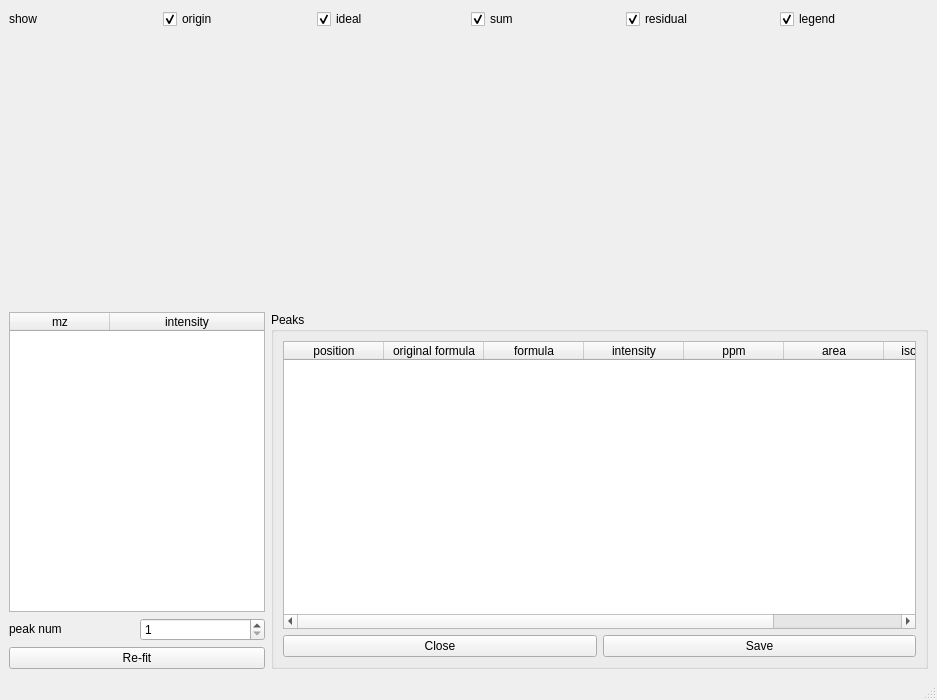
<?xml version="1.0" encoding="UTF-8"?>
<ui version="4.0">
 <class>MainWindow</class>
 <widget class="QMainWindow" name="MainWindow">
  <property name="geometry">
   <rect>
    <x>0</x>
    <y>0</y>
    <width>937</width>
    <height>700</height>
   </rect>
  </property>
  <property name="minimumSize">
   <size>
    <width>400</width>
    <height>500</height>
   </size>
  </property>
  <property name="windowTitle">
   <string>Peak Fit</string>
  </property>
  <widget class="QWidget" name="centralwidget">
   <layout class="QVBoxLayout" name="verticalLayout">
    <item>
     <layout class="QHBoxLayout" name="horizontalLayout_10">
      <property name="sizeConstraint">
       <enum>QLayout::SetDefaultConstraint</enum>
      </property>
      <item>
       <widget class="QLabel" name="label_18">
        <property name="text">
         <string>show</string>
        </property>
       </widget>
      </item>
      <item>
       <widget class="QCheckBox" name="originCheckBox">
        <property name="text">
         <string>origin</string>
        </property>
        <property name="checked">
         <bool>true</bool>
        </property>
       </widget>
      </item>
      <item>
       <widget class="QCheckBox" name="idealCheckBox">
        <property name="text">
         <string>ideal</string>
        </property>
        <property name="checked">
         <bool>true</bool>
        </property>
       </widget>
      </item>
      <item>
       <widget class="QCheckBox" name="sumCheckBox">
        <property name="text">
         <string>sum</string>
        </property>
        <property name="checked">
         <bool>true</bool>
        </property>
       </widget>
      </item>
      <item>
       <widget class="QCheckBox" name="residualCheckBox">
        <property name="text">
         <string>residual</string>
        </property>
        <property name="checked">
         <bool>true</bool>
        </property>
       </widget>
      </item>
      <item>
       <widget class="QCheckBox" name="legendCheckBox">
        <property name="text">
         <string>legend</string>
        </property>
        <property name="checked">
         <bool>true</bool>
        </property>
       </widget>
      </item>
     </layout>
    </item>
    <item>
     <widget class="QWidget" name="widget" native="true">
      <property name="sizePolicy">
       <sizepolicy hsizetype="Expanding" vsizetype="Expanding">
        <horstretch>0</horstretch>
        <verstretch>0</verstretch>
       </sizepolicy>
      </property>
      <property name="minimumSize">
       <size>
        <width>0</width>
        <height>0</height>
       </size>
      </property>
     </widget>
    </item>
    <item>
     <layout class="QHBoxLayout" name="horizontalLayout_12">
      <item>
       <layout class="QVBoxLayout" name="verticalLayout_4">
        <item>
         <widget class="QTableWidget" name="intensityTableWidget">
          <property name="sizePolicy">
           <sizepolicy hsizetype="Preferred" vsizetype="Preferred">
            <horstretch>0</horstretch>
            <verstretch>0</verstretch>
           </sizepolicy>
          </property>
          <property name="minimumSize">
           <size>
            <width>200</width>
            <height>300</height>
           </size>
          </property>
          <property name="editTriggers">
           <set>QAbstractItemView::NoEditTriggers</set>
          </property>
          <property name="verticalScrollMode">
           <enum>QAbstractItemView::ScrollPerPixel</enum>
          </property>
          <property name="horizontalScrollMode">
           <enum>QAbstractItemView::ScrollPerPixel</enum>
          </property>
          <attribute name="horizontalHeaderStretchLastSection">
           <bool>true</bool>
          </attribute>
          <column>
           <property name="text">
            <string>mz</string>
           </property>
          </column>
          <column>
           <property name="text">
            <string>intensity</string>
           </property>
          </column>
         </widget>
        </item>
        <item>
         <layout class="QHBoxLayout" name="horizontalLayout_15">
          <item>
           <widget class="QLabel" name="label_13">
            <property name="sizePolicy">
             <sizepolicy hsizetype="Preferred" vsizetype="Maximum">
              <horstretch>0</horstretch>
              <verstretch>0</verstretch>
             </sizepolicy>
            </property>
            <property name="text">
             <string>peak num</string>
            </property>
           </widget>
          </item>
          <item>
           <widget class="QSpinBox" name="spinBox">
            <property name="sizePolicy">
             <sizepolicy hsizetype="Preferred" vsizetype="Fixed">
              <horstretch>0</horstretch>
              <verstretch>0</verstretch>
             </sizepolicy>
            </property>
            <property name="minimum">
             <number>1</number>
            </property>
            <property name="maximum">
             <number>20</number>
            </property>
           </widget>
          </item>
         </layout>
        </item>
        <item>
         <widget class="QPushButton" name="refitPushButton">
          <property name="sizePolicy">
           <sizepolicy hsizetype="Preferred" vsizetype="Fixed">
            <horstretch>0</horstretch>
            <verstretch>0</verstretch>
           </sizepolicy>
          </property>
          <property name="text">
           <string>Re-fit</string>
          </property>
         </widget>
        </item>
       </layout>
      </item>
      <item>
       <widget class="QGroupBox" name="groupBox_2">
        <property name="title">
         <string>Peaks</string>
        </property>
        <layout class="QVBoxLayout" name="verticalLayout_5">
         <item>
          <widget class="QTableWidget" name="peaksTableWidget">
           <property name="sizePolicy">
            <sizepolicy hsizetype="Expanding" vsizetype="Preferred">
             <horstretch>0</horstretch>
             <verstretch>0</verstretch>
            </sizepolicy>
           </property>
           <property name="minimumSize">
            <size>
             <width>0</width>
             <height>280</height>
            </size>
           </property>
           <property name="editTriggers">
            <set>QAbstractItemView::NoEditTriggers</set>
           </property>
           <property name="verticalScrollMode">
            <enum>QAbstractItemView::ScrollPerPixel</enum>
           </property>
           <property name="horizontalScrollMode">
            <enum>QAbstractItemView::ScrollPerPixel</enum>
           </property>
           <attribute name="horizontalHeaderDefaultSectionSize">
            <number>100</number>
           </attribute>
           <attribute name="horizontalHeaderMinimumSectionSize">
            <number>70</number>
           </attribute>
           <attribute name="horizontalHeaderStretchLastSection">
            <bool>true</bool>
           </attribute>
           <column>
            <property name="text">
             <string>position</string>
            </property>
           </column>
           <column>
            <property name="text">
             <string>original formula</string>
            </property>
           </column>
           <column>
            <property name="text">
             <string>formula</string>
            </property>
           </column>
           <column>
            <property name="text">
             <string>intensity</string>
            </property>
           </column>
           <column>
            <property name="text">
             <string>ppm</string>
            </property>
           </column>
           <column>
            <property name="text">
             <string>area</string>
            </property>
           </column>
           <column>
            <property name="text">
             <string>isotope ratio</string>
            </property>
           </column>
           <column>
            <property name="text">
             <string>ref ratio</string>
            </property>
           </column>
          </widget>
         </item>
         <item>
          <layout class="QHBoxLayout" name="horizontalLayout">
           <item>
            <widget class="QPushButton" name="closePushButton">
             <property name="sizePolicy">
              <sizepolicy hsizetype="Preferred" vsizetype="Fixed">
               <horstretch>0</horstretch>
               <verstretch>0</verstretch>
              </sizepolicy>
             </property>
             <property name="text">
              <string>Close</string>
             </property>
            </widget>
           </item>
           <item>
            <widget class="QPushButton" name="savePushButton">
             <property name="sizePolicy">
              <sizepolicy hsizetype="Preferred" vsizetype="Fixed">
               <horstretch>0</horstretch>
               <verstretch>0</verstretch>
              </sizepolicy>
             </property>
             <property name="text">
              <string>Save</string>
             </property>
            </widget>
           </item>
          </layout>
         </item>
        </layout>
       </widget>
      </item>
     </layout>
    </item>
   </layout>
  </widget>
  <widget class="QMenuBar" name="menubar">
   <property name="geometry">
    <rect>
     <x>0</x>
     <y>0</y>
     <width>937</width>
     <height>20</height>
    </rect>
   </property>
  </widget>
  <widget class="QStatusBar" name="statusbar"/>
 </widget>
 <resources/>
 <connections/>
</ui>
